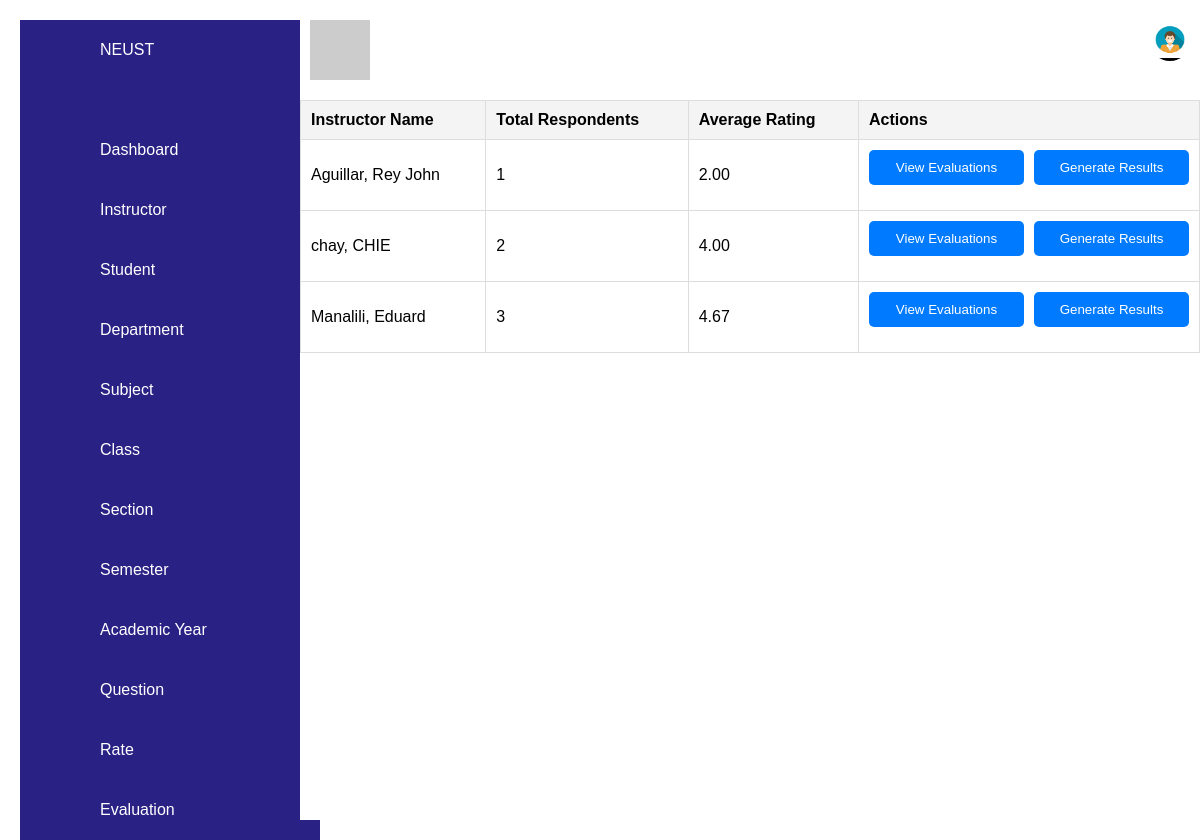
Page /eval_result.php on the committed database.
### tables this page shows
CREATE TABLE `class_teacher` (
  `class_teacher_id` int(11) NOT NULL,
  `advisory_class_id` int(11) NOT NULL,
  `teacher_type` varchar(50) NOT NULL,
  `sub_id` int(11) NOT NULL,
  `user_id` int(11) NOT NULL
);

CREATE TABLE `users` (
  `user_id` int(11) NOT NULL,
  `fname` varchar(100) NOT NULL,
  `mname` varchar(100) DEFAULT NULL,
  `lname` varchar(100) NOT NULL,
  `suffixname` varchar(20) DEFAULT NULL,
  `contact_no` varchar(20) NOT NULL,
  `houseno` int(20) NOT NULL,
  `street` varchar(100) NOT NULL,
  `barangay` varchar(100) NOT NULL,
  `city` varchar(100) NOT NULL,
  `province` varchar(100) NOT NULL,
  `postalcode` varchar(25) NOT NULL,
  `birthdate` date NOT NULL DEFAULT curdate(),
  `gender` enum('Female','Male') NOT NULL,
  `role` enum('Admin','Student','Instructor') NOT NULL,
  `email` varchar(100) NOT NULL,
  `password` varchar(100) DEFAULT NULL,
  `is_archived` tinyint(1) DEFAULT 0
);

### eval_result.php (the view, shortened to what this page needs)
<?php
$servername = "localhost";
$username = "root";
$password = "";
$dbname = "cap";
$conn = new mysqli($servername, $username, $password, $dbname);
?>
<!DOCTYPE html>
<html lang="en">
<head>
    <link rel="stylesheet" href="style.css">
</head>
<body>
    <div class="navigation">
        <ul>
            <li>
                <a href="index.php">
                    <span class="icon"><ion-icon name="school"></ion-icon></span>
                    <span class="title">NEUST</span>
                </a>
            </li>
            <li id="dashboard">
                <a href="dashboard.php"><span class="icon"><ion-icon name="home"></ion-icon></span><span
                        class="title">Dashboard</span></a>
            </li>
            <li id="instructor">
                <a href="instructor.php"><span class="icon"><ion-icon name="person-add"></ion-icon></span><span
                        class="title">Instructor</span></a>
            </li>
            <li id="student">
                <a href="student.php"><span class="icon"><ion-icon name="person-add"></ion-icon></span><span
                        class="title">Student</span></a>
            </li>
            <li id="department">
                <a href="department.php"><span class="icon"><ion-icon name="desktop"></ion-icon></span><span
                        class="title">Department</span></a>
            </li>
            <li id="subject">
                <a href="subject.php"><span class="icon"><ion-icon name="desktop"></ion-icon></span><span
                        class="title">Subject</span></a>
            </li>
            <li id="class">
                <a href="class.php"><span class="icon"><ion-icon name="desktop"></ion-icon></span><span
                        class="title">Class</span></a>
            </li>
            <li id="section">
                <a href="section.php"><span class="icon"><ion-icon name="desktop"></ion-icon></span><span
                        class="title">Section</span></a>
            </li>
            <li id="semester">
                <a href="semester.php"><span class="icon"><ion-icon name="desktop"></ion-icon></span><span
                        class="title">Semester</span></a>
            </li>
            <li id="academic">
                <a href="acad_year.php"><span class="icon"><ion-icon name="desktop"></ion-icon></span><span
                        class="title">Academic Year</span></a>
            </li>
            <li id="question">
                <a href="question.php"><span class="icon"><ion-icon name="desktop"></ion-icon></span><span
                        class="title">Question</span></a>
            </li>
            <li id="rate">
                <a href="rate.php"><span class="icon"><ion-icon name="desktop"></ion-icon></span><span
                        class="title">Rate</span></a>
            </li>
            <li id="evaluation">
                <a href="evaluation.php"><span class="icon"><ion-icon name="desktop"></ion-icon></span><span
                        class="title">Evaluation</span></a>
            </li>
        </ul>
    </div>
    <div class="main">
        <div class="topbar">
            <div class="toggle">
            </div>
            <div class="user">
                <div class="dropdown">
                    <button class="dropdown-btn">
                        <img src="/img/admin.jpg" alt="User Profile" class="profile-img">
                    </button>
                </div>
            </div>
        </div>
        <table class="table">
            <thead>
                <tr>
                    <th>Instructor Name</th>
                    <th>Total Respondents</th>
                    <th>Average Rating</th>
                    <th>Actions</th>
                </tr>
            </thead>
            <tbody>
                <?php
                $query = "
SELECT
    ct.class_teacher_id,
    u.fname AS fname,
    u.user_id,
    u.lname AS lname,
    COUNT(DISTINCT e.eval_id) AS total_respondents,
    SUM(e.rate_result) AS total_ratings,  -- Summing all ratings
    COUNT(DISTINCT e.eval_id) AS total_respondents  -- Counting distinct evaluations (respondents)
FROM evaluation e
JOIN class_teacher ct ON e.class_teacher_id = ct.class_teacher_id
JOIN users u ON ct.user_id = u.user_id
GROUP BY ct.class_teacher_id, u.fname, u.lname
ORDER BY u.lname ASC;
";
                $result = $conn->query($query);
                if ($result->num_rows > 0) {
                    while ($row = $result->fetch_assoc()) {
                        if ($row['total_respondents'] > 0) {
                            $avg_rating = $row['total_ratings'] / $row['total_respondents'];
                        } else {
                            $avg_rating = 0;
                        }
                        echo '<tr>';
                        echo '<td>' . htmlspecialchars($row['lname'] . ', ' . $row['fname']) . '</td>';
                        echo '<td>' . $row['total_respondents'] . '</td>';
                        echo '<td>' . number_format($avg_rating, 2) . '</td>';
                        echo '<td>';
                        echo '<div class="btn-container"><button class="view-evaluations-btn" data-instructor-id="' . $row['class_teacher_id'] . '">View Evaluations</button><button class="generate-evaluations-btn" data-instructor-id="' . $row['class_teacher_id'] . '">Generate Results</button></div>';
                        echo '</td>';
                        echo '</tr>';
                    }
                } else {
                    echo '<tr><td colspan="4">No evaluations found.</td></tr>';
                }
                ?>
            </tbody>
        </table>
    </div>
</body>
</html>

### style.css (style rules this page uses)
* { font-family: "Ubuntu", sans-serif; margin: 0; padding: 0; box-sizing: border-box; }
:root { --blue: #2a2185; --white: #fff; --gray: #f5f5f5; --black1: #222; --black2: #999; --primary-blue: #003b5c; --secondary-yellow: #f8c51c; --accent-light-blue: #5b8c9b; --background-color: #f4f4f4; }
body { min-height: 100vh; overflow-x: hidden; }
.navigation { position: fixed; width: 300px; height: 100%; background: var(--blue); border-left: 10px solid var(--blue); transition: 0.5s; overflow: auto; }
.navigation ul { position: absolute; top: 0; left: 0; width: 100%; }
.navigation ul li { position: relative; width: 100%; list-style: none; border-top-left-radius: 30px; border-bottom-left-radius: 30px; }
.navigation ul li:nth-child(1) { margin-bottom: 40px; pointer-events: none; }
.navigation ul li a { position: relative; display: block; width: 100%; display: flex; text-decoration: none; color: var(--white); }
.navigation ul li a .icon { position: relative; display: block; min-width: 60px; height: 60px; line-height: 73px; text-align: center; }
.navigation ul li a .title { display: block; padding: 0 10px; height: 60px; line-height: 60px; text-align: start; white-space: nowrap; }
li#student > a { cursor: pointer; }
.main { position: absolute; width: calc(100% - 300px); left: 300px; min-height: 100vh; background: var(--white); transition: 0.5s; }
.topbar { width: 100%; height: 60px; display: flex; justify-content: space-between; align-items: center; padding: 0 10px; }
.toggle { position: relative; width: 60px; height: 60px; background: #ccc; display: flex; justify-content: center; align-items: center; font-size: 2.5rem; cursor: pointer; }
.dropdown-btn { background: none; border: none; cursor: pointer; padding: 0; display: block; z-index: 10; }
.profile-img { width: 40px; height: 40px; border-radius: 50%; }
th, td { padding: 10px; text-align: left; }
th { background-color: #f4f4f4; }
td { border-bottom: 1px solid #ddd; }
table { width: 100%; margin-top: 20px; border-collapse: collapse; }
table, th, td { border: 1px solid #ddd; }

### eval_result.php (style rules this page uses)
body { font-family: Arial, sans-serif; margin: 20px; }
select, button { width: 100%; padding: 10px; margin-bottom: 15px; border: 1px solid #ccc; border-radius: 5px; }
button { background-color: #007BFF; color: white; border: none; cursor: pointer; }
.view-evaluations-btn, .generate-evaluations-btn { background-color: #007BFF; color: white; border: none; cursor: pointer; }
.btn-container { display: flex; justify-content: space-between; gap: 10px; }

### rows in the picture
class_teacher: user.fname "Aguillar, Rey John", total_respondents "1", avg_rating "2.00"
class_teacher: user.fname "chay, CHIE", total_respondents "2", avg_rating "4.00"
class_teacher: user.fname "Manalili, Eduard", total_respondents "3", avg_rating "4.67"
